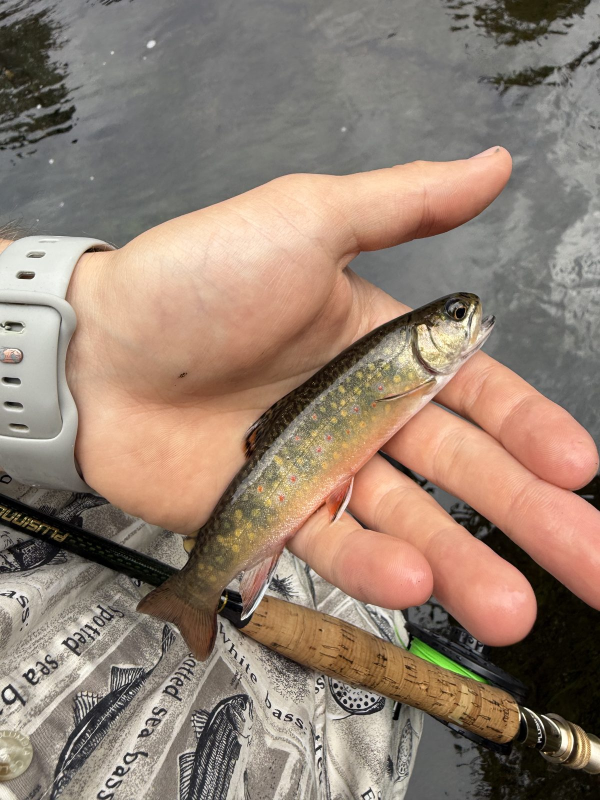
#> input picture src/assets/hobbies/fishing/brook-trout-wa-near-mt-adams.jpg, 1200 x 1600 px (shown at 1/2 size)
$ python -i stipple.py   (imports and definitions only)
#> lines starting #> are read from the running program, lines starting #| are printed output that depends on the picture; after the words box and inside, x2 and y2 are one past the last pixel; in counts of white or black regions, pixels touching at a corner belong together
#!/usr/bin/env python3
"""Pen-and-ink stipple plates from photographs. Usage is in ../SKILL.md.

Weighted Voronoi stippling (Secord 2002): dots are placed by Lloyd relaxation
over a darkness field, which gives the even, hand-placed spacing of real
stippling. Each subject is cut out and scaled into the same frame before it is
shaded, so pen size, tone and framing match across a set. Light theme is ink
on paper; dark theme is scratchboard (light dots where the photo is light), so
both read as positives.

    python stipple.py [--subjects FILE] [--out DIR] [--sizes card,mini]
                      [--themes light,dark] [--frames 3] [--list] [names ...]
"""

from __future__ import annotations

import argparse
import hashlib
import io
import json
import os
import re
import sys
import urllib.error
import urllib.request
from pathlib import Path

import cv2
import numpy as np
from PIL import Image, ImageDraw, ImageOps
from scipy import ndimage
from scipy.spatial import cKDTree

SKILL = Path(__file__).resolve().parents[1]
CACHE = Path(os.environ.get("STIPPLE_CACHE", Path.home() / ".cache" / "stipple-plates"))
# [1 line not run here, left out]


def _repo_root() -> Path:
    for p in (SKILL, *SKILL.parents):
        if (p / ".git").exists():
            return p
    return Path.cwd()


REPO = _repo_root()
SESSIONS = REPO / "src" / "content" / "sessions"
# Straight into the site: src/lib/plates.ts picks these up by file name.
DEFAULT_OUT = REPO / "src" / "assets" / "plates"
MAX_DOWNLOAD = 80 * 1024 * 1024

# name: (width, height, dot radius). Plates are shown at about half these
# sizes (2x for retina), so dots land near 1-1.5 CSS px: fine, still dots.
SIZES = {
    "card": (880, 660, 1.25),
    "mini": (360, 270, 1.15),
    # Small thumbnails (tabs, lists): subject only, framed tight, inked heavier
    # so the silhouette survives.
    "icon": (120, 90, 1.1),
}
ICON_OVERRIDES = dict(stones=False, bubbles=False, fill=(0.94, 0.88), cy=0.5)
INK = {"light": (22, 21, 15), "dark": (236, 233, 225)}  # --ink in each theme


# ----------------------------------------------------------------- sources
# [97 lines left out: functions resolve_src, blob_host, inat_photo_url, download, load_rgb, source_rgb, not called in this run]


_session = None


# [62 lines left out: functions cutout, clean_mask, not called in this run]


def sky_mask(rgb, fade=0.35, seed=4, clouds=False, base=None):
    """Mountains: land below a smoothed ridge line. Sky is the blue (optionally
    cloud) region touching the top edge; the bottom dissolves raggedly, either
    `fade` below the ridge (follows its shape) or at a level `base` (0-1 of the
    image height) so the foot of a tall peak isn't scooped out."""
#> called with fade = 0.35, seed = 4, clouds = False
    hsv = cv2.cvtColor((rgb * 255).astype(np.uint8), cv2.COLOR_RGB2HSV)
#> hsv: shape (1600, 1200, 3); mean H, S, V 101.5, 75.9, 142.1
    h, s, v = hsv[..., 0].astype(np.int16), hsv[..., 1].astype(np.int16), hsv[..., 2].astype(np.int16)
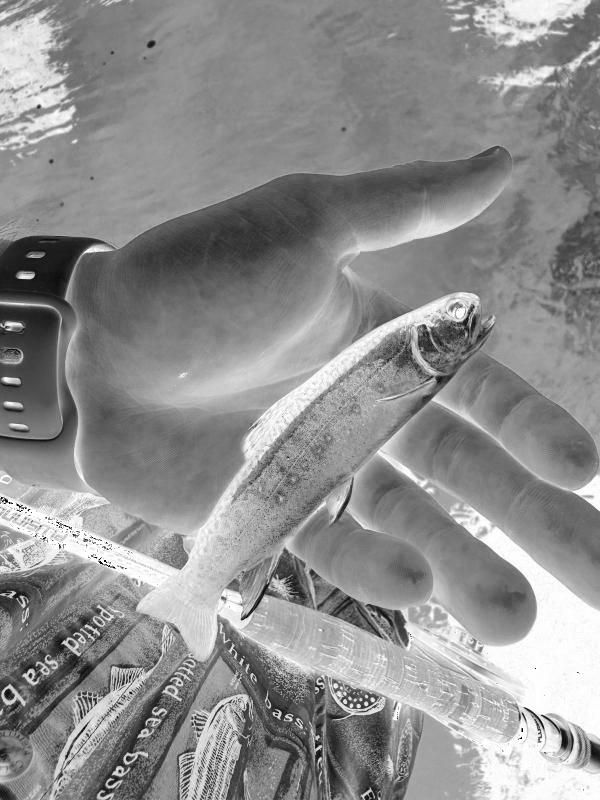
#> v: shape (1600, 1200) int16 (shown at 1/2 size); min 0, max 255, mean 142.1
    sky = (h > 88) & (h < 135) & (s > 45) & (v > 70)
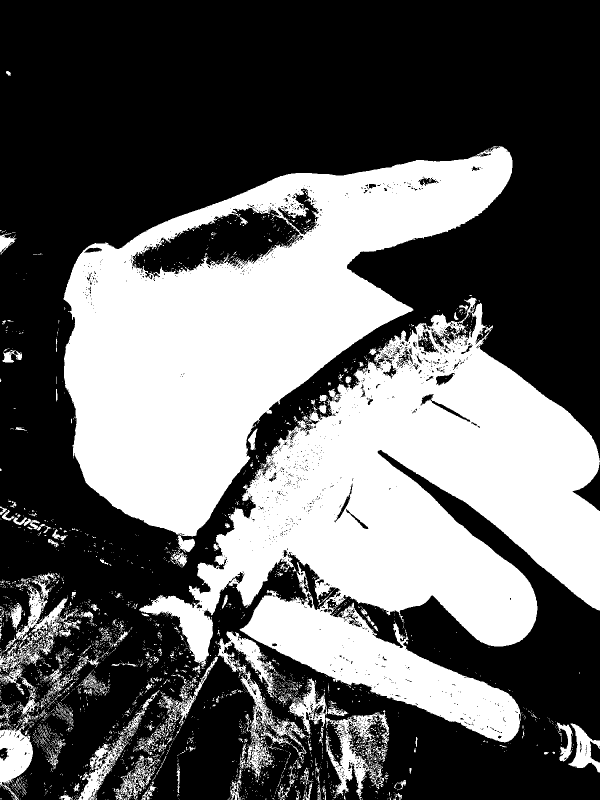
#> sky: shape (1600, 1200) bool (shown at 1/2 size); 39.2% white; 3510 white regions (3279 under 20 px), largest, box (x1, y1, x2, y2) and area: (278, 595, 1200, 1485) 366641, (127, 292, 1025, 1073) 311421, (651, 1420, 779, 1600) 7732
    if clouds:
        sky |= (s < 40) & (v > 190)
    lab, _ = ndimage.label(sky)
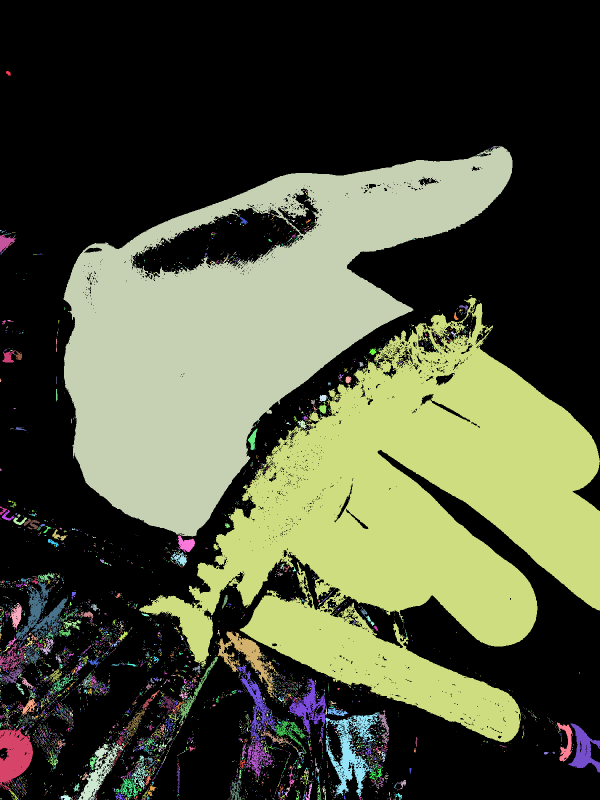
#> lab: shape (1600, 1200) int32 (shown at 1/2 size); 6373 distinct labels, from 0 to 6372; one colour per label, 0 black
    top = np.unique(lab[0][lab[0] > 0])
#> top = empty array
    sky = np.isin(lab, top)
#> sky: shape (1600, 1200) bool; every value is 0
    H, W = sky.shape
#> H = 1600; W = 1200
    land0 = ~sky
#> land0: shape (1600, 1200) bool; every value is 1
    ridge = np.where(land0.any(axis=0), np.argmax(land0, axis=0), H - 1).astype(np.float32)
#> ridge = 1200 values from 0 to 0
    ridge = ndimage.median_filter(ridge, size=max(3, int(0.012 * W)) | 1, mode="nearest")
    ridge = ndimage.uniform_filter1d(ridge, size=3, mode="nearest")
    yy, xx = np.mgrid[0:H, 0:W].astype(np.float32)
    land = np.clip(yy - ridge[None, :] + 0.5, 0, 1)
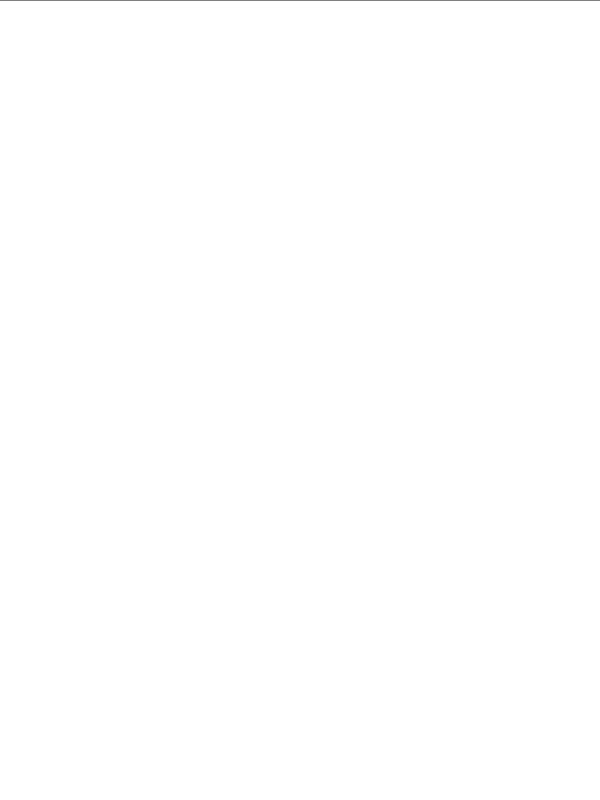
#> land: shape (1600, 1200) float32 (shown at 1/2 size); values 0.5 (black) and 1 (white), 99.9% white; black in thin lines or dots, all inside (x1, y1, x2, y2) = (0, 0, 1200, 1)
    depth = (yy - ridge[None, :]) / H
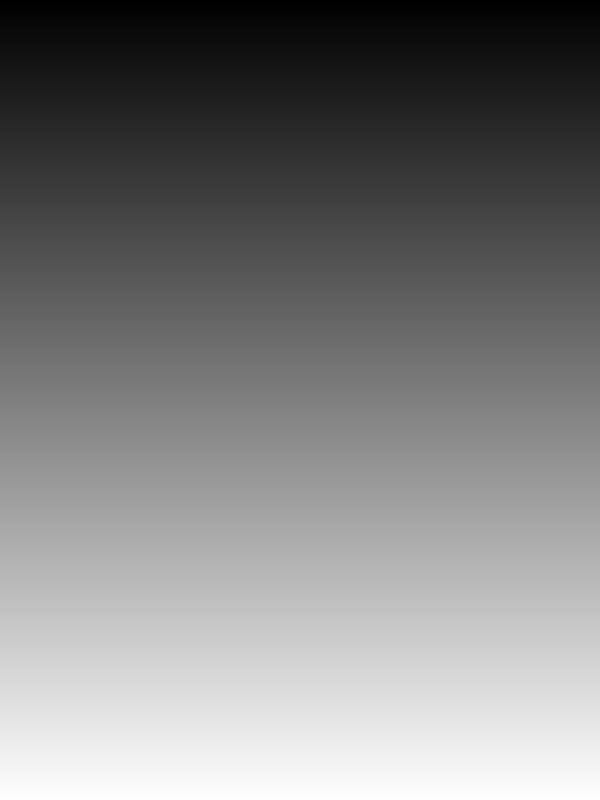
#> depth: shape (1600, 1200) float32 (shown at 1/2 size); min 0, max 0.999, mean 0.5
    rng = np.random.default_rng(seed)
    n = cv2.GaussianBlur(rng.random((H, W)).astype(np.float32), (0, 0), 0.03 * W)
    n = (n - n.min()) / (n.max() - n.min() + 1e-6)
    if base is not None:
        keep = np.clip((base - yy / H + 0.2 * (n - 0.5)) / 0.07, 0, 1)
    else:
        keep = np.clip((fade - depth + 0.2 * (n - 0.5)) / 0.07, 0, 1)
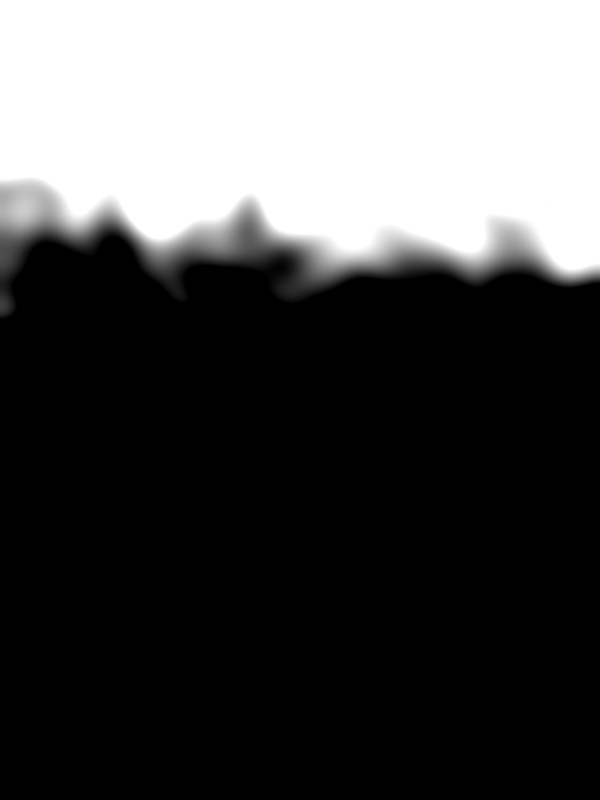
#> keep: shape (1600, 1200) float32 (shown at 1/2 size); min 0, max 1, mean 0.312
    edge = np.clip(np.minimum(xx, W - 1 - xx) / (0.06 * W) + 0.5 * (n - 0.5), 0, 1)
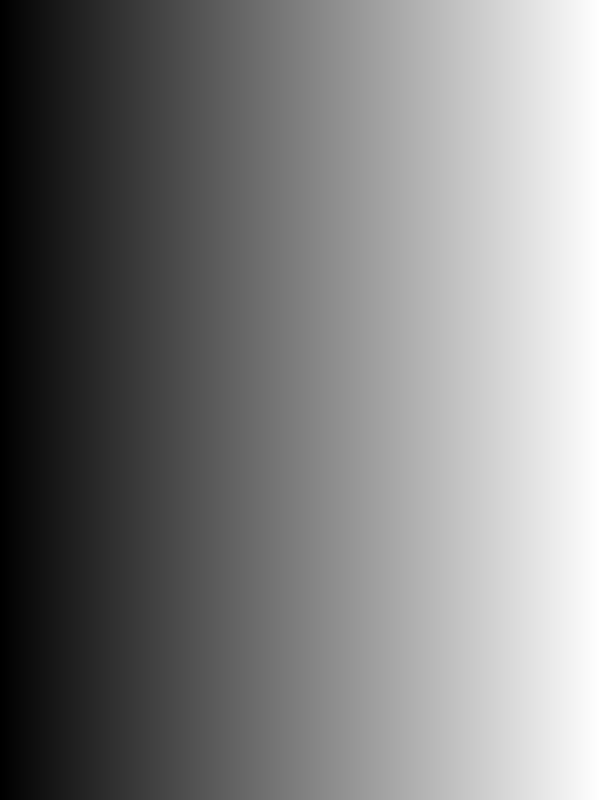
#> xx: shape (1600, 1200) float32 (shown at 1/2 size); min 0, max 1199, mean 599.5; drawn with min black and max white
    return land * keep * edge, land


# [165 lines left out: functions poly_mask, subject_mask, ground_out_mask, skyline_mask, tilt, tilt_keep_level and 1 more, not called in this run]


# ----------------------------------------------------------------- tone
def luminance(rgb):
    return 0.2126 * rgb[..., 0] + 0.7152 * rgb[..., 1] + 0.0722 * rgb[..., 2]


# [443 lines left out: functions lightness, smooth, darkness, rim, stones, bubbles and 10 more, not called in this run]


def dot_count(rho, r0):
    spacing = 2.15 * r0
    return int(rho.sum() / (0.866 * spacing * spacing))


# [28 lines left out: functions save, build, not called in this run]


def load_subjects(path):
    data = json.loads(Path(path).read_text())
    return {k: v for k, v in data.items() if not k.startswith("$")}


# [25 lines left out: function main, not called in this run]


# [2 lines not run here, left out]

>>> import cv2
>>> picture = cv2.cvtColor(cv2.imread('../../../../src/assets/hobbies/fishing/brook-trout-wa-near-mt-adams.jpg'), cv2.COLOR_BGR2RGB)
>>> result = sky_mask(picture)
